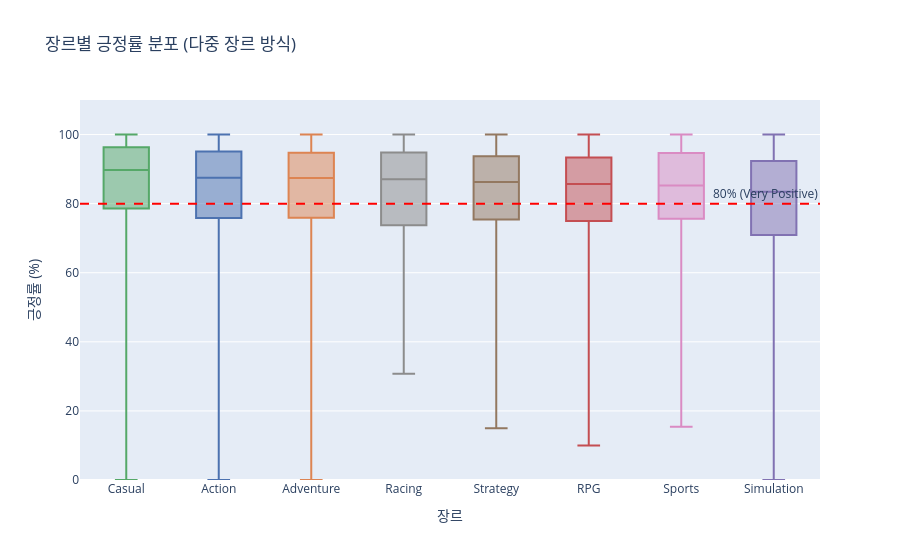

Notebook code for this chart:
### Markdown cell above
## 4. 장르별 긍정률 분포 (유저 만족도)

### Code cell
genre_order_pos = (
    df_multi.groupby('genre')['positive_rate']
    .median()
    .sort_values(ascending=False)
    .index.tolist()
)

fig = px.box(
    df_multi,
    x='genre', y='positive_rate',
    category_orders={'genre': genre_order_pos},
    color='genre',
    color_discrete_map=COLOR_MAP,
    points=False,
    title='장르별 긍정률 분포 (다중 장르 방식)',
    labels={'genre': '장르', 'positive_rate': '긍정률 (%)'},
)
fig.add_hline(y=80, line_dash='dash', line_color='red',
              annotation_text='80% (Very Positive)', annotation_position='top right')
fig.update_layout(showlegend=False, yaxis_range=[0, 110])
fig.show()

### Figure 1 — Plotly figure (JSON) as saved in the notebook; plotly's stock layout.template omitted (floating-point values rounded to 4 significant figures; data arrays with more than 128 entries replaced by an {"elided": "..."} marker saying what was removed)
{"data": [{"alignmentgroup": "True", "boxpoints": false, "hovertemplate": "장르=%{x}<br>긍정률 (%)=%{y}<extra></extra>", "legendgroup": "Casual", "marker": {"color": "#55A868"}, "name": "Casual", "notched": false, "offsetgroup": "Casual", "orientation": "v", "showlegend": true, "type": "box", "x": {"elided": "4111 str values"}, "x0": " ", "xaxis": "x", "y": {"elided": "4111 float values"}, "y0": " ", "yaxis": "y"}, {"alignmentgroup": "True", "boxpoints": false, "hovertemplate": "장르=%{x}<br>긍정률 (%)=%{y}<extra></extra>", "legendgroup": "Action", "marker": {"color": "#4C72B0"}, "name": "Action", "notched": false, "offsetgroup": "Action", "orientation": "v", "showlegend": true, "type": "box", "x": {"elided": "4093 str values"}, "x0": " ", "xaxis": "x", "y": {"elided": "4093 float values"}, "y0": " ", "yaxis": "y"}, {"alignmentgroup": "True", "boxpoints": false, "hovertemplate": "장르=%{x}<br>긍정률 (%)=%{y}<extra></extra>", "legendgroup": "Adventure", "marker": {"color": "#DD8452"}, "name": "Adventure", "notched": false, "offsetgroup": "Adventure", "orientation": "v", "showlegend": true, "type": "box", "x": {"elided": "4807 str values"}, "x0": " ", "xaxis": "x", "y": {"elided": "4807 float values"}, "y0": " ", "yaxis": "y"}, {"alignmentgroup": "True", "boxpoints": false, "hovertemplate": "장르=%{x}<br>긍정률 (%)=%{y}<extra></extra>", "legendgroup": "Racing", "marker": {"color": "#8C8C8C"}, "name": "Racing", "notched": false, "offsetgroup": "Racing", "orientation": "v", "showlegend": true, "type": "box", "x": {"elided": "301 str values"}, "x0": " ", "xaxis": "x", "y": {"elided": "301 float values"}, "y0": " ", "yaxis": "y"}, {"alignmentgroup": "True", "boxpoints": false, "hovertemplate": "장르=%{x}<br>긍정률 (%)=%{y}<extra></extra>", "legendgroup": "Strategy", "marker": {"color": "#937860"}, "name": "Strategy", "notched": false, "offsetgroup": "Strategy", "orientation": "v", "showlegend": true, "type": "box", "x": {"elided": "2005 str values"}, "x0": " ", "xaxis": "x", "y": {"elided": "2005 float values"}, "y0": " ", "yaxis": "y"}, {"alignmentgroup": "True", "boxpoints": false, "hovertemplate": "장르=%{x}<br>긍정률 (%)=%{y}<extra></extra>", "legendgroup": "RPG", "marker": {"color": "#C44E52"}, "name": "RPG", "notched": false, "offsetgroup": "RPG", "orientation": "v", "showlegend": true, "type": "box", "x": {"elided": "2194 str values"}, "x0": " ", "xaxis": "x", "y": {"elided": "2194 float values"}, "y0": " ", "yaxis": "y"}, {"alignmentgroup": "True", "boxpoints": false, "hovertemplate": "장르=%{x}<br>긍정률 (%)=%{y}<extra></extra>", "legendgroup": "Sports", "marker": {"color": "#DA8BC3"}, "name": "Sports", "notched": false, "offsetgroup": "Sports", "orientation": "v", "showlegend": true, "type": "box", "x": {"elided": "341 str values"}, "x0": " ", "xaxis": "x", "y": {"elided": "341 float values"}, "y0": " ", "yaxis": "y"}, {"alignmentgroup": "True", "boxpoints": false, "hovertemplate": "장르=%{x}<br>긍정률 (%)=%{y}<extra></extra>", "legendgroup": "Simulation", "marker": {"color": "#8172B2"}, "name": "Simulation", "notched": false, "offsetgroup": "Simulation", "orientation": "v", "showlegend": true, "type": "box", "x": {"elided": "2503 str values"}, "x0": " ", "xaxis": "x", "y": {"elided": "2503 float values"}, "y0": " ", "yaxis": "y"}], "layout": {"annotations": [{"showarrow": false, "text": "80% (Very Positive)", "x": 1, "xanchor": "right", "xref": "x domain", "y": 80, "yanchor": "bottom", "yref": "y"}], "boxmode": "overlay", "legend": {"title": {"text": "장르"}, "tracegroupgap": 0}, "shapes": [{"line": {"color": "red", "dash": "dash"}, "type": "line", "x0": 0, "x1": 1, "xref": "x domain", "y0": 80, "y1": 80, "yref": "y"}], "showlegend": false, "title": {"text": "장르별 긍정률 분포 (다중 장르 방식)"}, "xaxis": {"anchor": "y", "categoryarray": ["Casual", "Action", "Adventure", "Racing", "Strategy", "RPG", "Sports", "Simulation"], "categoryorder": "array", "domain": [0, 1], "title": {"text": "장르"}}, "yaxis": {"anchor": "x", "domain": [0, 1], "range": [0, 110], "title": {"text": "긍정률 (%)"}}}}
